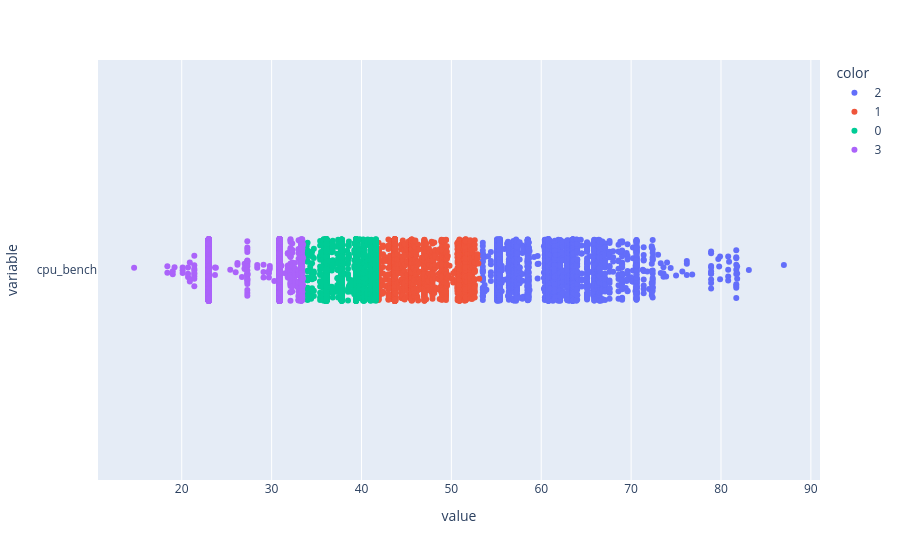

Notebook cell for this chart:
### Code cell
px.strip(X, color=labels, orientation='h', stripmode='overlay')

### Figure 1 — Plotly figure (JSON) as saved in the notebook; plotly's stock layout.template omitted (floating-point values rounded to 4 significant figures; data arrays with more than 128 entries replaced by an {"elided": "..."} marker saying what was removed)
{"data": [{"alignmentgroup": "True", "boxpoints": "all", "fillcolor": "rgba(255,255,255,0)", "hoveron": "points", "hovertemplate": "color=2<br>value=%{x}<br>variable=%{y}<extra></extra>", "legendgroup": "2", "line": {"color": "rgba(255,255,255,0)"}, "marker": {"color": "#636efa"}, "name": "2", "offsetgroup": "2", "orientation": "h", "pointpos": 0, "showlegend": true, "type": "box", "x": {"elided": "3306 float values"}, "x0": " ", "xaxis": "x", "y": {"elided": "3306 str values"}, "y0": " ", "yaxis": "y"}, {"alignmentgroup": "True", "boxpoints": "all", "fillcolor": "rgba(255,255,255,0)", "hoveron": "points", "hovertemplate": "color=1<br>value=%{x}<br>variable=%{y}<extra></extra>", "legendgroup": "1", "line": {"color": "rgba(255,255,255,0)"}, "marker": {"color": "#EF553B"}, "name": "1", "offsetgroup": "1", "orientation": "h", "pointpos": 0, "showlegend": true, "type": "box", "x": {"elided": "3714 float values"}, "x0": " ", "xaxis": "x", "y": {"elided": "3714 str values"}, "y0": " ", "yaxis": "y"}, {"alignmentgroup": "True", "boxpoints": "all", "fillcolor": "rgba(255,255,255,0)", "hoveron": "points", "hovertemplate": "color=0<br>value=%{x}<br>variable=%{y}<extra></extra>", "legendgroup": "0", "line": {"color": "rgba(255,255,255,0)"}, "marker": {"color": "#00cc96"}, "name": "0", "offsetgroup": "0", "orientation": "h", "pointpos": 0, "showlegend": true, "type": "box", "x": {"elided": "6030 float values"}, "x0": " ", "xaxis": "x", "y": {"elided": "6030 str values"}, "y0": " ", "yaxis": "y"}, {"alignmentgroup": "True", "boxpoints": "all", "fillcolor": "rgba(255,255,255,0)", "hoveron": "points", "hovertemplate": "color=3<br>value=%{x}<br>variable=%{y}<extra></extra>", "legendgroup": "3", "line": {"color": "rgba(255,255,255,0)"}, "marker": {"color": "#ab63fa"}, "name": "3", "offsetgroup": "3", "orientation": "h", "pointpos": 0, "showlegend": true, "type": "box", "x": {"elided": "11360 float values"}, "x0": " ", "xaxis": "x", "y": {"elided": "11360 str values"}, "y0": " ", "yaxis": "y"}], "layout": {"boxmode": "overlay", "legend": {"title": {"text": "color"}, "tracegroupgap": 0}, "margin": {"t": 60}, "xaxis": {"anchor": "y", "domain": [0, 1], "title": {"text": "value"}}, "yaxis": {"anchor": "x", "domain": [0, 1], "title": {"text": "variable"}}}}
